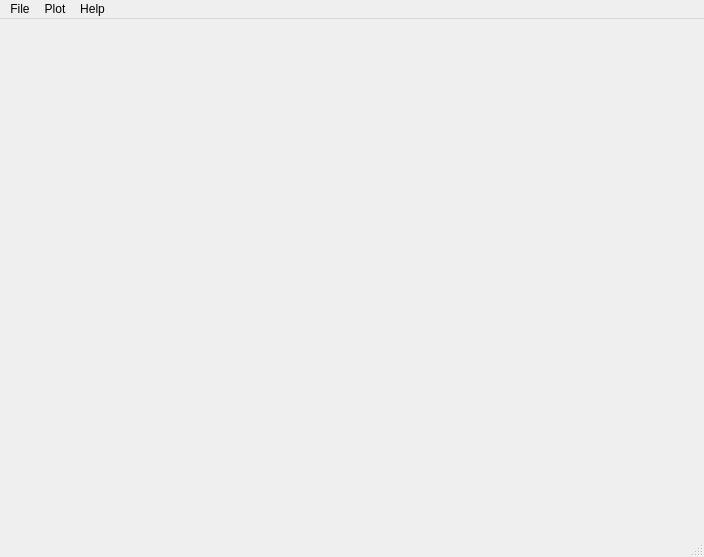
<?xml version="1.0" encoding="UTF-8"?>
<ui version="4.0">
 <class>MainWindow</class>
 <widget class="QMainWindow" name="MainWindow">
  <property name="geometry">
   <rect>
    <x>0</x>
    <y>0</y>
    <width>704</width>
    <height>557</height>
   </rect>
  </property>
  <property name="windowTitle">
   <string>MainWindow</string>
  </property>
  <property name="autoFillBackground">
   <bool>false</bool>
  </property>
  <widget class="QWidget" name="centralwidget">
   <property name="sizePolicy">
    <sizepolicy hsizetype="Expanding" vsizetype="Expanding">
     <horstretch>0</horstretch>
     <verstretch>0</verstretch>
    </sizepolicy>
   </property>
   <layout class="QGridLayout" name="gridLayout_2">
    <item row="0" column="0">
     <layout class="QVBoxLayout" name="verticalLayout">
      <property name="spacing">
       <number>0</number>
      </property>
      <item>
       <widget class="CurveWidget" name="curvewidget">
        <property name="font">
         <font>
          <family>Arial</family>
          <pointsize>10</pointsize>
          <weight>75</weight>
          <bold>true</bold>
         </font>
        </property>
        <property name="locale">
         <locale language="English" country="UnitedStates"/>
        </property>
        <property name="frameShape">
         <enum>QFrame::NoFrame</enum>
        </property>
        <property name="frameShadow">
         <enum>QFrame::Plain</enum>
        </property>
        <property name="lineWidth">
         <number>0</number>
        </property>
        <property name="orientation">
         <enum>Qt::Horizontal</enum>
        </property>
        <property name="opaqueResize">
         <bool>false</bool>
        </property>
       </widget>
      </item>
     </layout>
    </item>
   </layout>
  </widget>
  <widget class="QMenuBar" name="menubar">
   <property name="geometry">
    <rect>
     <x>0</x>
     <y>0</y>
     <width>704</width>
     <height>21</height>
    </rect>
   </property>
   <widget class="QMenu" name="menuFile">
    <property name="title">
     <string>File</string>
    </property>
    <addaction name="actionSave_As"/>
    <addaction name="separator"/>
    <addaction name="actionPage_Setup"/>
    <addaction name="actionPrint"/>
    <addaction name="actionPrint_Preview"/>
    <addaction name="separator"/>
    <addaction name="action_Close"/>
   </widget>
   <widget class="QMenu" name="menuPlot">
    <property name="title">
     <string>Plot</string>
    </property>
    <widget class="QMenu" name="menuGrid">
     <property name="title">
      <string>Grid</string>
     </property>
     <addaction name="actionGridON"/>
     <addaction name="actionGridOFF"/>
    </widget>
    <widget class="QMenu" name="menuAxes">
     <property name="title">
      <string>Axes</string>
     </property>
     <addaction name="actionAutoscale"/>
     <addaction name="actionSet_X_range"/>
     <addaction name="actionSet_Y_range"/>
     <addaction name="actionXlin_ylin"/>
     <addaction name="actionXlin_ylog"/>
     <addaction name="actionXlog_ylin"/>
     <addaction name="actionXlog_ylog"/>
    </widget>
    <widget class="QMenu" name="menuLegend_and_Title">
     <property name="title">
      <string>Legend and Title</string>
     </property>
     <addaction name="actionLegend_ON"/>
     <addaction name="actionLegend_OFF"/>
    </widget>
    <addaction name="menuGrid"/>
    <addaction name="menuLegend_and_Title"/>
    <addaction name="actionLine_format"/>
    <addaction name="actionMarker"/>
    <addaction name="menuAxes"/>
    <addaction name="actionY_axes"/>
   </widget>
   <widget class="QMenu" name="menuHelp">
    <property name="title">
     <string>Help</string>
    </property>
    <addaction name="actionAbout"/>
   </widget>
   <addaction name="menuFile"/>
   <addaction name="menuPlot"/>
   <addaction name="menuHelp"/>
  </widget>
  <widget class="QStatusBar" name="statusbar"/>
  <action name="actionSave_As">
   <property name="text">
    <string>&amp;File</string>
   </property>
  </action>
  <action name="actionPage_Setup">
   <property name="text">
    <string>Page Setup</string>
   </property>
  </action>
  <action name="actionPrint">
   <property name="text">
    <string>Print Preview</string>
   </property>
  </action>
  <action name="actionPrint_Preview">
   <property name="text">
    <string>Print</string>
   </property>
  </action>
  <action name="action_Close">
   <property name="text">
    <string>Close</string>
   </property>
  </action>
  <action name="actionGridON">
   <property name="checkable">
    <bool>true</bool>
   </property>
   <property name="checked">
    <bool>true</bool>
   </property>
   <property name="text">
    <string>ON</string>
   </property>
  </action>
  <action name="actionGridOFF">
   <property name="checkable">
    <bool>true</bool>
   </property>
   <property name="text">
    <string>OFF</string>
   </property>
  </action>
  <action name="actionLine_format">
   <property name="text">
    <string>Line format</string>
   </property>
  </action>
  <action name="actionMarker">
   <property name="text">
    <string>Marker</string>
   </property>
  </action>
  <action name="actionY_axes">
   <property name="text">
    <string>Y axes</string>
   </property>
  </action>
  <action name="actionAutoscale">
   <property name="checkable">
    <bool>true</bool>
   </property>
   <property name="checked">
    <bool>true</bool>
   </property>
   <property name="text">
    <string>Autoscale</string>
   </property>
  </action>
  <action name="actionSet_X_range">
   <property name="checkable">
    <bool>true</bool>
   </property>
   <property name="text">
    <string>Set X range</string>
   </property>
  </action>
  <action name="actionSet_Y_range">
   <property name="checkable">
    <bool>true</bool>
   </property>
   <property name="text">
    <string>Set Y range</string>
   </property>
  </action>
  <action name="actionXlin_ylin">
   <property name="checkable">
    <bool>true</bool>
   </property>
   <property name="text">
    <string>xlin - ylin</string>
   </property>
  </action>
  <action name="actionXlin_ylog">
   <property name="checkable">
    <bool>true</bool>
   </property>
   <property name="text">
    <string>xlin - ylog</string>
   </property>
  </action>
  <action name="actionXlog_ylin">
   <property name="checkable">
    <bool>true</bool>
   </property>
   <property name="text">
    <string>xlog - ylin</string>
   </property>
  </action>
  <action name="actionXlog_ylog">
   <property name="checkable">
    <bool>true</bool>
   </property>
   <property name="text">
    <string>xlog - ylog</string>
   </property>
  </action>
  <action name="actionAbout">
   <property name="text">
    <string>About</string>
   </property>
  </action>
  <action name="actionLegend_ON">
   <property name="checkable">
    <bool>true</bool>
   </property>
   <property name="checked">
    <bool>true</bool>
   </property>
   <property name="text">
    <string>Legend ON</string>
   </property>
  </action>
  <action name="actionLegend_OFF">
   <property name="checkable">
    <bool>true</bool>
   </property>
   <property name="text">
    <string>Legend OFF</string>
   </property>
  </action>
 </widget>
 <customwidgets>
  <customwidget>
   <class>CurveWidget</class>
   <extends>QSplitter</extends>
   <header>guiqwt.plot</header>
  </customwidget>
 </customwidgets>
 <resources/>
 <connections>
  <connection>
   <sender>action_Close</sender>
   <signal>triggered()</signal>
   <receiver>MainWindow</receiver>
   <slot>close()</slot>
   <hints>
    <hint type="sourcelabel">
     <x>-1</x>
     <y>-1</y>
    </hint>
    <hint type="destinationlabel">
     <x>351</x>
     <y>266</y>
    </hint>
   </hints>
  </connection>
 </connections>
</ui>
